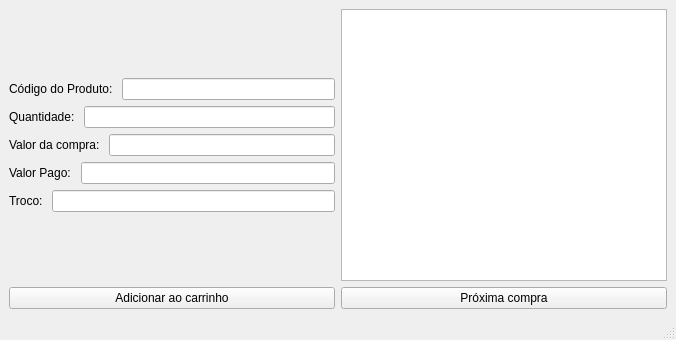
<?xml version="1.0" encoding="UTF-8"?>
<ui version="4.0">
 <class>Caixa</class>
 <widget class="QMainWindow" name="Caixa">
  <property name="geometry">
   <rect>
    <x>0</x>
    <y>0</y>
    <width>676</width>
    <height>340</height>
   </rect>
  </property>
  <property name="windowTitle">
   <string>MainWindow</string>
  </property>
  <widget class="QWidget" name="centralwidget">
   <layout class="QVBoxLayout" name="verticalLayout_6">
    <item>
     <layout class="QHBoxLayout" name="horizontalLayout_6">
      <item>
       <layout class="QVBoxLayout" name="verticalLayout_5">
        <item>
         <layout class="QVBoxLayout" name="verticalLayout_4">
          <item>
           <layout class="QVBoxLayout" name="verticalLayout_3">
            <item>
             <layout class="QVBoxLayout" name="verticalLayout_2">
              <item>
               <layout class="QHBoxLayout" name="horizontalLayout">
                <item>
                 <widget class="QLabel" name="label">
                  <property name="text">
                   <string>Código do Produto: </string>
                  </property>
                 </widget>
                </item>
                <item>
                 <widget class="QLineEdit" name="codeEdit"/>
                </item>
               </layout>
              </item>
              <item>
               <layout class="QVBoxLayout" name="verticalLayout">
                <item>
                 <layout class="QHBoxLayout" name="horizontalLayout_2">
                  <item>
                   <widget class="QLabel" name="label_2">
                    <property name="text">
                     <string>Quantidade: </string>
                    </property>
                   </widget>
                  </item>
                  <item>
                   <widget class="QLineEdit" name="quantityEdit"/>
                  </item>
                 </layout>
                </item>
                <item>
                 <layout class="QHBoxLayout" name="horizontalLayout_3">
                  <item>
                   <widget class="QLabel" name="label_5">
                    <property name="text">
                     <string>Valor da compra: </string>
                    </property>
                   </widget>
                  </item>
                  <item>
                   <widget class="QLineEdit" name="saleEdit"/>
                  </item>
                 </layout>
                </item>
               </layout>
              </item>
             </layout>
            </item>
            <item>
             <layout class="QHBoxLayout" name="horizontalLayout_4">
              <item>
               <widget class="QLabel" name="label_3">
                <property name="text">
                 <string>Valor Pago: </string>
                </property>
               </widget>
              </item>
              <item>
               <widget class="QLineEdit" name="payEdit"/>
              </item>
             </layout>
            </item>
           </layout>
          </item>
          <item>
           <layout class="QHBoxLayout" name="horizontalLayout_5">
            <item>
             <widget class="QLabel" name="label_4">
              <property name="text">
               <string>Troco: </string>
              </property>
             </widget>
            </item>
            <item>
             <widget class="QLineEdit" name="changeEdit"/>
            </item>
           </layout>
          </item>
         </layout>
        </item>
       </layout>
      </item>
      <item>
       <widget class="QTableView" name="productsView"/>
      </item>
     </layout>
    </item>
    <item>
     <layout class="QHBoxLayout" name="horizontalLayout_7">
      <item>
       <widget class="QPushButton" name="addButton">
        <property name="text">
         <string>Adicionar ao carrinho</string>
        </property>
       </widget>
      </item>
      <item>
       <widget class="QPushButton" name="nextButton">
        <property name="text">
         <string>Próxima compra</string>
        </property>
       </widget>
      </item>
     </layout>
    </item>
   </layout>
   <zorder>label</zorder>
   <zorder>label_2</zorder>
   <zorder>label_3</zorder>
   <zorder>label_4</zorder>
   <zorder>label_5</zorder>
   <zorder>nextButton</zorder>
   <zorder>codeEdit</zorder>
   <zorder>quantityEdit</zorder>
   <zorder>saleEdit</zorder>
   <zorder>payEdit</zorder>
   <zorder>changeEdit</zorder>
   <zorder>productsView</zorder>
   <zorder>nextButton</zorder>
   <zorder>addButton</zorder>
   <zorder>nextButton</zorder>
   <zorder>addButton</zorder>
  </widget>
  <widget class="QMenuBar" name="menubar">
   <property name="geometry">
    <rect>
     <x>0</x>
     <y>0</y>
     <width>676</width>
     <height>25</height>
    </rect>
   </property>
  </widget>
  <widget class="QStatusBar" name="statusbar"/>
 </widget>
 <resources/>
 <connections/>
</ui>
